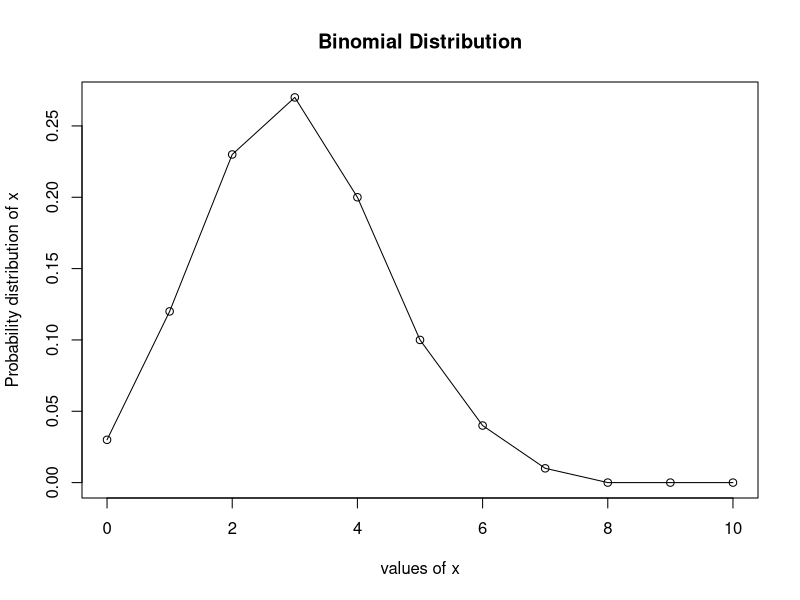

Here is the R script that generated this plot:
#Binomial Distribution

#Here X denotes the number of wells with impurity
# X = {0,1,2,3,4,5,6,7,8,9,10}
n=10
p=0.30
q=1-p

#(i) P(X=3)
prob_exactly_three_wells = dbinom(x=3,n,p)
round(prob_exactly_three_wells,2)

#(ii) P(X>3) = 1-P(X<=3)
prob_morethan_three_wells = 1-pbinom(3,n,p)
round(prob_morethan_three_wells,2)

#(iii) Creating Table
x = seq(0,10)
x
px = round(dbinom(x,n,p),2)
px
data.frame(x,px)

#(iv) Plotting
plot(x,px,type="o",xlab="values of x",ylab="Probability distribution of x",main="Binomial Distribution")
